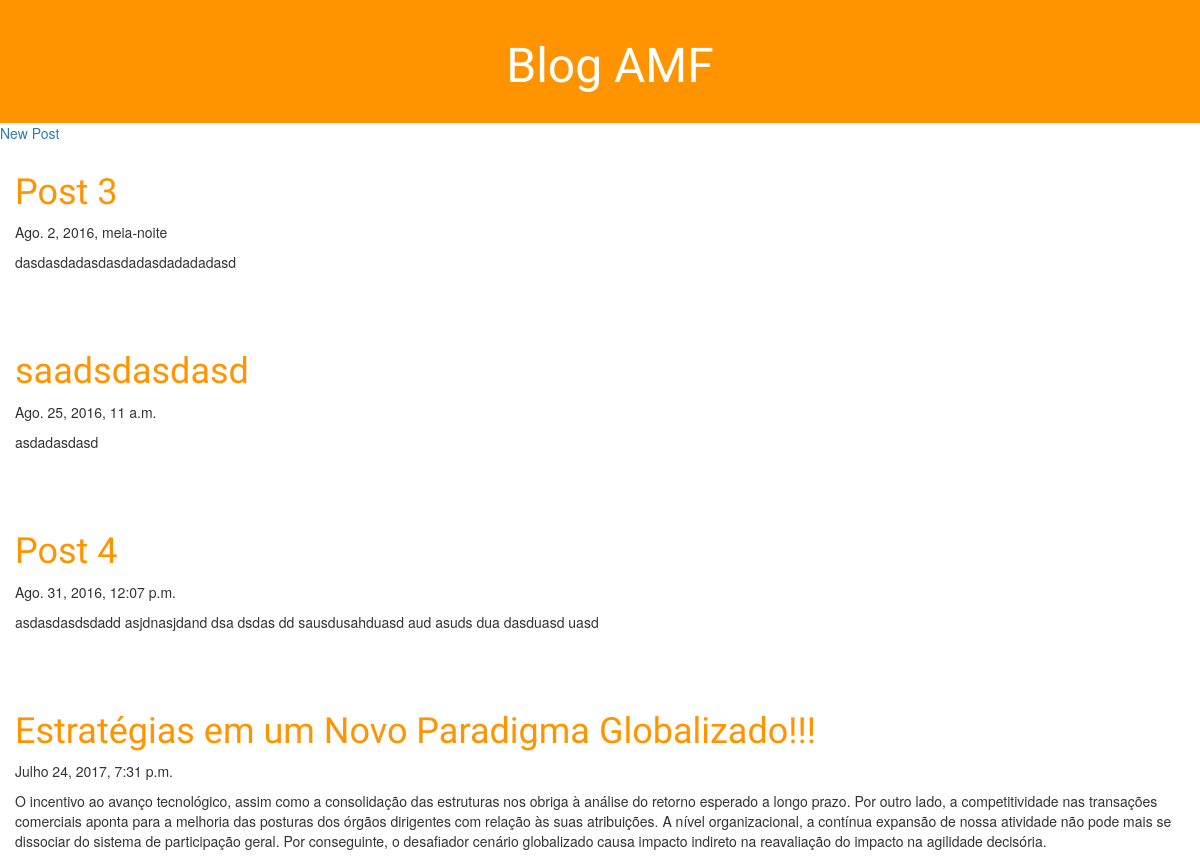
/home/ (signed in, upper part), run on an earlier commit of the app's database.
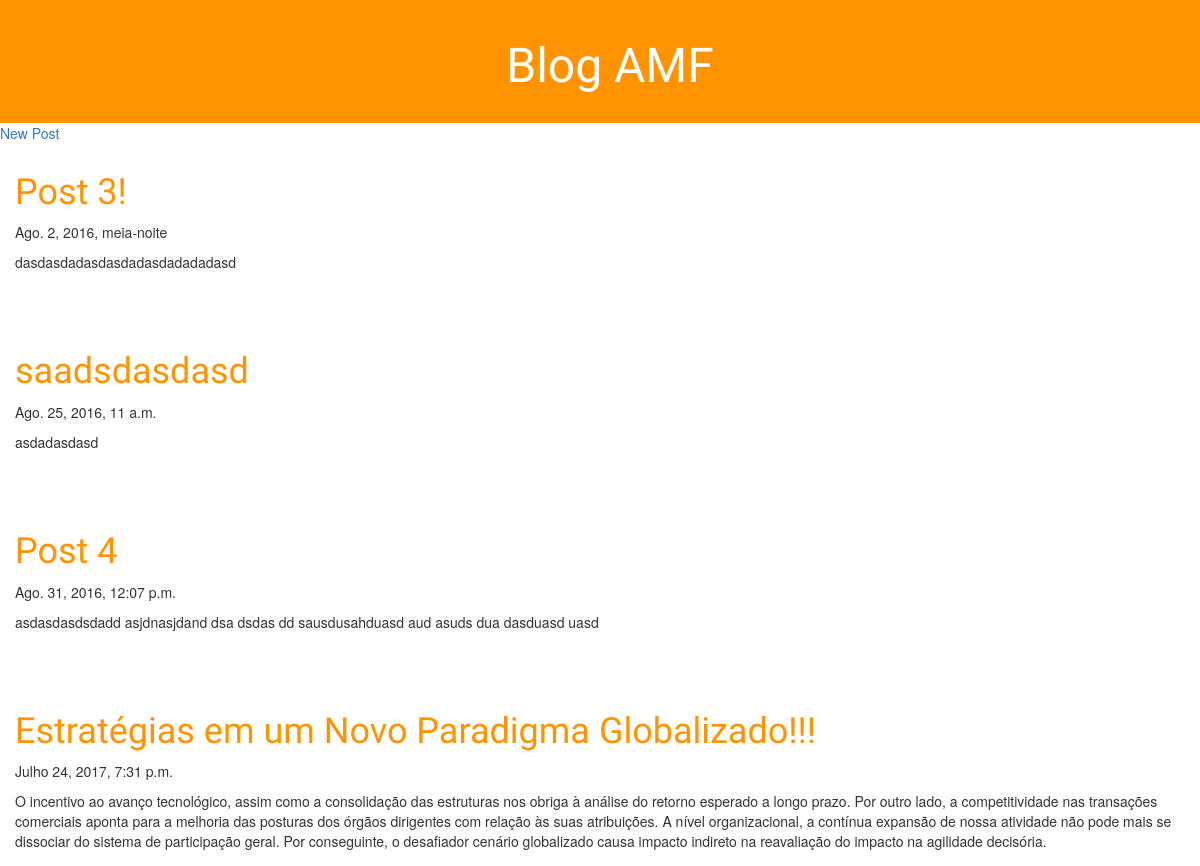
And on a later commit of the database.
### blog/models.py (models this page shows, shortened)
class Post(models.Model):
    autor = models.ForeignKey('auth.User')
    titulo = models.CharField(max_length=200)
    texto = models.TextField()
    data_criacao = models.DateTimeField(default=timezone.now)
    data_publicacao = models.DateTimeField(blank=True, null=True)
    visualizacoes = models.IntegerField(default=0)

### blog/views.py (the view)
# urls.py: url(r'^home/', views.post_list),
def post_list(request):
    if request.user.id is None:
        return redirect(logar)
    posts_publicados = Post.objects.filter(data_publicacao__lte=timezone.now()).order_by('data_publicacao')
    return render(request, 'post_list.html', {'posts': posts_publicados})

### blog/templates/post_list.html (shortened to what this page needs)
{% load staticfiles %}
<!DOCTYPE html>
<html lang="en">
<head>
    <link rel="stylesheet" href="{% static 'css/blog.css' %}">
    <link rel="stylesheet" href="//maxcdn.bootstrapcdn.com/bootstrap/3.2.0/css/bootstrap.min.css">
    <link rel="stylesheet" href="//maxcdn.bootstrapcdn.com/bootstrap/3.2.0/css/bootstrap-theme.min.css">
</head>
<body>
<div class="post-header">
    <h1><a href="/">Blog AMF</a></h1>
</div>
{% if request.user.is_staff %}<div class="date"><a href="/new">New Post</a></div>{% endif %}
<div class="content">
{% for post in posts %}
<div class="post">
    <h1><a href="/post/{{ post.id }}">{{ post.titulo }}</a></h1>
    <div class="date">{{ post.data_publicacao }}</div>
    <p>{{ post.texto|linebreaksbr }}</p>
</div>
{% endfor %}
</div>
</body>
</html>

What changed in the data, as far as the page shows it:
changed Post "dasdasdadasdasdadasdadadadasd": titulo "Post 3" → "Post 3!"
